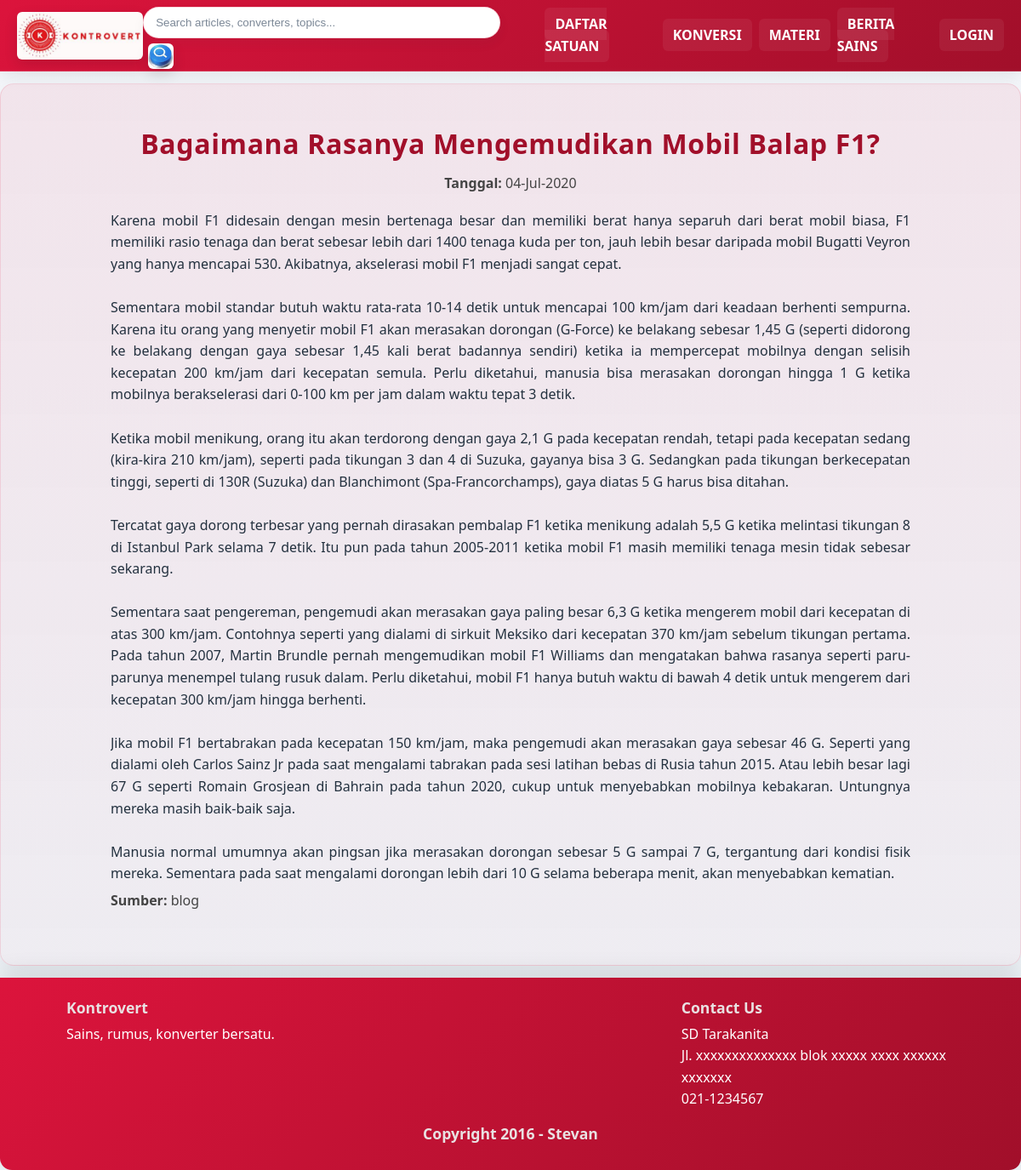
The app's page /beritaDetail.php?id=4 with its own data.
### tables this page shows
CREATE TABLE `articles` (
  `id` int(11) NOT NULL,
  `idTopik` int(10) NOT NULL,
  `idJenis` int(11) NOT NULL,
  `gambar` varchar(100) NOT NULL,
  `judul` varchar(100) NOT NULL,
  `isi` text NOT NULL,
  `sumber` varchar(100) NOT NULL,
  `tanggal` date NOT NULL DEFAULT current_timestamp(),
  `idMateri` int(10) DEFAULT NULL
);

### beritaDetail.php (the view, shortened to what this page needs)
<!DOCTYPE html>
<html>
	<head>
		<global-header></global-header>
	</head>
	<body>
		<div class="hero" role="banner">
			<div class="hero-inner">
				<?php
					include "db.inc.php";
					$id = isset($_GET['id']) ? (int) $_GET['id'] : 0;
					$sqlstr = "SELECT * FROM articles WHERE id='$id'";
					$hasil = mysqli_query($db, $sqlstr);
					$baris = mysqli_fetch_assoc($hasil);
					if(!$baris){
						echo "<div class='article'><p>Berita tidak tersedia</p></div>";
					}
					else {
						$judul = htmlspecialchars($baris['judul'], ENT_QUOTES, 'UTF-8');
						$tanggal = date_format(date_create($baris['tanggal']), "d-M-Y");
						$isi = nl2br(htmlspecialchars($baris['isi'], ENT_QUOTES, 'UTF-8'));
						echo "<article class='article'>";
						echo "<div class='title'><h3 class='page-title'>$judul</h3></div>";
						echo "<div class='meta'><p><strong>Tanggal:</strong> $tanggal</p></div>";
						echo "<div class='article-content'>";
						echo "<div class='article-body'>$isi</div>";
						if (!empty($baris['sumber'])) {
							$sumber = htmlspecialchars($baris['sumber'], ENT_QUOTES, 'UTF-8');
							echo "<div class='article-source'><p><strong>Sumber:</strong> $sumber</p></div>";
						}
						echo "</div></article>";
					}
				?>
			</div>
		</div>
		<footer id="footer" class="site-footer">
			<global-footer></global-footer>
		</footer>
	</body>
</html>

### penampilan.css (style rules this page uses)
:root { --crimson: #DC143C; --crimson-dark: #a10f2a; --muted: #f5f7fb; --surface: #ffffff; --surface-soft: #fcfdff; --text: #23313f; --text-muted: #5f6c7a; --accent: #993303; --border: #dce5ee; --shadow: rgba(35, 49, 63, 0.08); }
* { box-sizing:border-box }
html,body { height:100%; margin:0; font-family: "Segoe UI", Roboto, "Helvetica Neue", Arial, sans-serif; color:var(--text); background: linear-gradient(180deg, var(--muted) 0%, #eef3f7 100%); line-height: 1.6; }
.hero { max-width:1200px;margin:14px auto;padding:18px;border-radius:16px;background:linear-gradient(180deg,rgba(220,20,60,0.08),rgba(220,20,60,0.03));border:1px solid rgba(220,20,60,0.12);box-shadow:0 10px 24px var(--shadow); }
.hero-inner { padding:12px 18px }
.hero p { margin:6px 0 12px;color:#444 }
.page-title { margin:0 0 14px; font-size:clamp(2rem,2.25vw,2.8rem); letter-spacing:.02em; text-align:center;color:var(--crimson-dark); }
#footer { background:linear-gradient(135deg,var(--crimson),var(--crimson-dark)); color:#fff; padding:24px 28px; width:100%; clear:both; border-radius:0 0 14px 14px; box-shadow: 0 -3px 30px rgba(0,0,0,0.12); display:flex; flex-direction:column; }
h1,h2,h3,h4,h5,h6 { color:#661422;line-height:1.25 }
footer h1,h2,h3,h4,h5,h6 { color:#e9e1e2;line-height:1.25 }

### beritaDetail.php (style rules this page uses)
.article { max-width:980px; margin:0 auto; padding:20px; }
.article .title { text-align:center; margin-bottom:10px; }
.article .meta { text-align:center; color:#333; margin-bottom:18px; }
.article-content { overflow:hidden; }
.article-body { text-align:justify; line-height:1.6; }

### records on screen
articles: judul "Bagaimana Rasanya Mengemudikan Mobil Balap F1?", tanggal "04-Jul-2020", isi "Karena mobil F1 didesain dengan mesin bertenaga besar dan memiliki berat hanya separuh dari berat mobil biasa, F1 memiliki rasio tenaga dan berat sebesar lebih dari 1400 tenaga kuda per ton, jauh lebih besar daripada mobil Bugatti Veyron yang hanya mencapai 530. Akibatnya, akselerasi mobil F1 menjadi sangat cepat. Sementara mobil standar butuh waktu rata-rata 10-14 detik untuk mencapai 100 km/jam dari keadaan berhenti sempurna. Karena itu orang yang menyetir mobil F1 akan merasakan dorongan (G-Force) ke belakang sebesar 1,45 G (seperti didorong ke belakang dengan gaya sebesar 1,45 kali berat badannya sendiri) ketika ia mempercepat mobilnya dengan selisih kecepatan 200 km/jam dari kecepatan…", sumber "blog"
